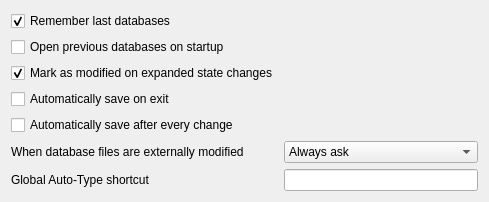
<?xml version="1.0" encoding="UTF-8"?>
<ui version="4.0">
 <class>SettingsWidgetGeneral</class>
 <widget class="QWidget" name="SettingsWidgetGeneral">
  <property name="geometry">
   <rect>
    <x>0</x>
    <y>0</y>
    <width>481</width>
    <height>202</height>
   </rect>
  </property>
  <layout class="QFormLayout" name="formLayout">
   <item row="0" column="0">
    <widget class="QCheckBox" name="rememberLastDatabasesCheckBox">
     <property name="text">
      <string>Remember last databases</string>
     </property>
     <property name="checked">
      <bool>true</bool>
     </property>
    </widget>
   </item>
   <item row="2" column="0">
    <widget class="QCheckBox" name="modifiedExpandedChangedCheckBox">
     <property name="text">
      <string>Mark as modified on expanded state changes</string>
     </property>
     <property name="checked">
      <bool>true</bool>
     </property>
    </widget>
   </item>
   <item row="4" column="0">
    <widget class="QCheckBox" name="autoSaveAfterEveryChangeCheckBox">
     <property name="text">
      <string>Automatically save after every change</string>
     </property>
    </widget>
   </item>
   <item row="3" column="0">
    <widget class="QCheckBox" name="autoSaveOnExitCheckBox">
     <property name="text">
      <string>Automatically save on exit</string>
     </property>
    </widget>
   </item>
   <item row="6" column="0">
    <widget class="QLabel" name="label">
     <property name="text">
      <string>Global Auto-Type shortcut</string>
     </property>
    </widget>
   </item>
   <item row="6" column="1">
    <widget class="ShortcutWidget" name="autoTypeShortcutWidget"/>
   </item>
   <item row="1" column="0">
    <widget class="QCheckBox" name="openPreviousDatabasesOnStartupCheckBox">
     <property name="text">
      <string>Open previous databases on startup</string>
     </property>
    </widget>
   </item>
   <item row="5" column="0">
    <widget class="QLabel" name="label_2">
     <property name="text">
      <string>When database files are externally modified</string>
     </property>
    </widget>
   </item>
   <item row="5" column="1">
    <widget class="QComboBox" name="reloadBehavior">
     <item>
      <property name="text">
       <string>Always ask</string>
      </property>
     </item>
     <item>
      <property name="text">
       <string>Reload unmodified databases</string>
      </property>
     </item>
     <item>
      <property name="text">
       <string>Ignore modifications</string>
      </property>
     </item>
    </widget>
   </item>
  </layout>
 </widget>
 <customwidgets>
  <customwidget>
   <class>ShortcutWidget</class>
   <extends>QLineEdit</extends>
   <header>autotype/ShortcutWidget.h</header>
  </customwidget>
 </customwidgets>
 <resources/>
 <connections/>
</ui>
